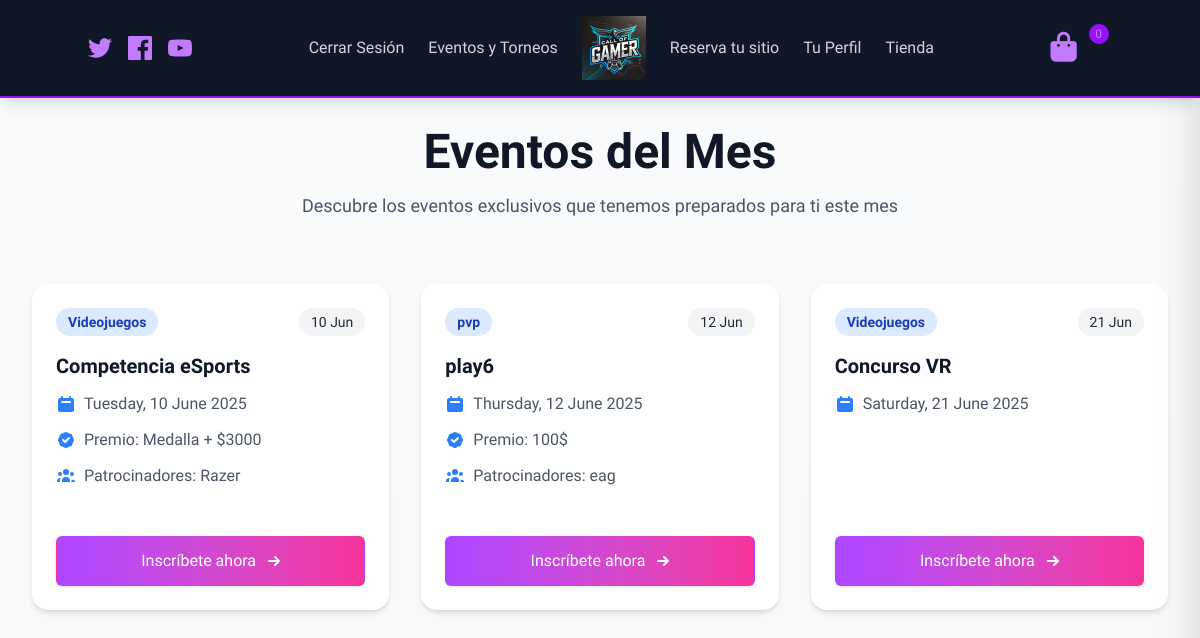
Screenshot of /Controlador/index.php?action=eventosUsuario (signed in) with the database file from the repository.
### tables this page shows
CREATE TABLE `evento` (
  `id_evento` int(11) NOT NULL,
  `nombre_evento` varchar(100) NOT NULL,
  `tipo_evento` varchar(50) NOT NULL,
  `fecha_evento` date NOT NULL,
  `premio` varchar(100) DEFAULT NULL,
  `patrocinadores` varchar(255) DEFAULT NULL
);

### Controlador/index.php (called while the page is built, shortened)
<?php
    function eventosUsuario() {
        require_once("../Modelos/evento.php");
        $mesActual = isset($_POST['mes']) ? $_POST['mes'] : date("m");
        $anioActual = isset($_POST['anio']) ? $_POST['anio'] : date("Y");
        $evento = new Evento();
        $eventos = $evento->obtenerEventosPorMes($anioActual, $mesActual);
        require_once("../vistas/cabeza.php");
        require_once("../vistas/eventosUsuarios.php");
    }
    if (isset($_REQUEST["action"])) {
        $action = strtolower($_REQUEST["action"]);
            $action();
    } else {
        inicio();
    }
?>

### Modelos/class.bd.php (called while the page is built, shortened)
<?php
class bd {
    public function __construct() {
        $this->conn=new mysqli("localhost",'root','' ,"tfg_pablo");
    }
    public function __get($nom){
        return $this->$nom;
    }
}
?>

### Modelos/evento.php (called while the page is built, shortened)
<?php
require_once("class.bd.php");
class Evento {
    public $conn;
    public function __construct() {
        $this->conn = new bd();
    }
    public function obtenerEventosPorMes($anio, $mes) {
        $fechaInicio = "$anio-$mes-01";
        $fechaFin = date("Y-m-t", strtotime($fechaInicio));
        $sentencia = "SELECT * FROM evento WHERE fecha_evento BETWEEN '$fechaInicio' AND '$fechaFin' ORDER BY fecha_evento";
        $consulta = $this->conn->__get("conn")->query($sentencia);
        $eventos = [];
        while ($fila = $consulta->fetch_assoc()) {
            $eventos[] = $fila;
        }
        return $eventos;
    }
}
?>

### Vistas/eventosUsuarios.php (the view, shortened to what this page needs)
<main class="min-h-screen bg-gradient-to-b from-gray-50 to-gray-100">
    <section class=" pt-32 pb-20 px-4 sm:px-6 lg:px-8">
        <div class="max-w-7xl mx-auto">
            <div class="text-center mb-16">
                <h1 class="text-4xl md:text-5xl font-extrabold text-gray-900 mb-4">Eventos del Mes</h1>
                <p class="text-lg text-gray-600 max-w-3xl mx-auto">Descubre los eventos exclusivos que tenemos preparados para ti este mes</p>
            </div>
            <?php if (empty($eventos)): ?>
                <div class="bg-white rounded-2xl shadow-sm p-8 text-center col-span-full">
                    <svg class="mx-auto h-16 w-16 text-gray-400" fill="none" viewBox="0 0 24 24" stroke="currentColor">
                        <path stroke-linecap="round" stroke-linejoin="round" stroke-width="1.5" d="M8 7V3m8 4V3m-9 8h10M5 21h14a2 2 0 002-2V7a2 2 0 00-2-2H5a2 2 0 00-2 2v12a2 2 0 002 2z" />
                    </svg>
                    <h3 class="mt-4 text-xl font-medium text-gray-900">No hay eventos programados</h3>
                    <p class="mt-2 text-gray-500">Revisa más tarde o contáctanos para más información.</p>
                    <div class="mt-6">
                        <a href="#" class="inline-flex items-center px-4 py-2 border border-transparent rounded-md shadow-sm text-sm font-medium text-white bg-blue-600 hover:bg-blue-700 focus:outline-none focus:ring-2 focus:ring-offset-2 focus:ring-blue-500">
                            <svg class="-ml-1 mr-2 h-5 w-5" xmlns="http://www.w3.org/2000/svg" viewBox="0 0 20 20" fill="currentColor">
                                <path fill-rule="evenodd" d="M18 10a8 8 0 11-16 0 8 8 0 0116 0zm-7-4a1 1 0 11-2 0 1 1 0 012 0zM9 9a1 1 0 000 2v3a1 1 0 001 1h1a1 1 0 100-2h-1V9z" clip-rule="evenodd" />
                            </svg>
                            Contactar
                        </a>
                    </div>
                </div>
            <?php else: ?>
                <div class="grid grid-cols-1 sm:grid-cols-2 lg:grid-cols-3 gap-8">
                    <?php foreach ($eventos as $evento): ?>
                        <div class="bg-white rounded-2xl shadow-md overflow-hidden hover:shadow-xl transition-shadow duration-300 flex flex-col h-full">
                            <div class="p-6 flex-grow">
                                <div class="flex justify-between items-start mb-4">
                                    <span class="inline-flex items-center px-3 py-1 rounded-full text-sm font-semibold bg-blue-100 text-blue-800">
                                        <?php echo htmlspecialchars($evento['tipo_evento']); ?>
                                    </span>
                                    <span class="inline-flex items-center px-3 py-1 rounded-full text-sm font-medium bg-gray-100 text-gray-800">
                                        <?php echo date("d M", strtotime($evento['fecha_evento'])); ?>
                                    </span>
                                </div>
                                <h3 class="text-xl font-bold text-gray-900 mb-3"><?php echo htmlspecialchars($evento['nombre_evento']); ?></h3>
                                <div class="space-y-3 text-gray-600 mb-6">
                                    <div class="flex items-start">
                                        <span class="ml-2">
                                            <?php echo date("l, d F Y", strtotime($evento['fecha_evento'])); ?>
                                        </span>
                                    </div>
                                    <?php if (!empty($evento['premio'])): ?>
                                    <div class="flex items-start">
                                        <span class="ml-2">
                                            <span class="font-medium">Premio:</span> <?php echo htmlspecialchars($evento['premio']); ?>
                                        </span>
                                    </div>
                                    <?php endif; ?>
                                    <?php if (!empty($evento['patrocinadores'])): ?>
                                    <div class="flex items-start">
                                        <span class="ml-2">
                                            <span class="font-medium">Patrocinadores:</span> <?php echo htmlspecialchars($evento['patrocinadores']); ?>
                                        </span>
                                    </div>
                                    <?php endif; ?>
                                </div>
                            </div>
                            <div class="px-6 pb-6">
                                <a href="index.php?action=inscribir&id_evento=<?php echo $evento['id_evento']; ?>" class="w-full flex items-center justify-center px-6 py-3 border border-transparent rounded-md shadow-sm text-base font-medium text-white bg-gradient-to-r from-purple-500 to-pink-500 hover:from-purple-600 hover:to-pink-600 focus:outline-none focus:ring-2 focus:ring-offset-2 focus:ring-blue-500 transition-all duration-300">
                                    Inscríbete ahora
                                    <svg class="ml-2 -mr-1 h-5 w-5" xmlns="http://www.w3.org/2000/svg" viewBox="0 0 20 20" fill="currentColor">
                                        <path fill-rule="evenodd" d="M10.293 5.293a1 1 0 011.414 0l4 4a1 1 0 010 1.414l-4 4a1 1 0 01-1.414-1.414L12.586 11H5a1 1 0 110-2h7.586l-2.293-2.293a1 1 0 010-1.414z" clip-rule="evenodd" />
                                    </svg>
                                </a>
                            </div>
                        </div>
                    <?php endforeach; ?>
                </div>
            <?php endif; ?>
        </div>
    </section>
</main>

### style.css (style rules this page uses)
* { font-family: "Exo 2"; }

### rows the page displays
evento: tipo_evento "Videojuegos", fecha_evento "10 Jun", nombre_evento "Competencia eSports", fecha_evento "Tuesday, 10 June 2025", premio "Medalla + $3000", patrocinadores "Razer"
evento: tipo_evento "pvp", fecha_evento "12 Jun", nombre_evento "play6", fecha_evento "Thursday, 12 June 2025", premio "100$", patrocinadores "eag"
evento: tipo_evento "Videojuegos", fecha_evento "21 Jun", nombre_evento "Concurso VR", fecha_evento "Saturday, 21 June 2025"
